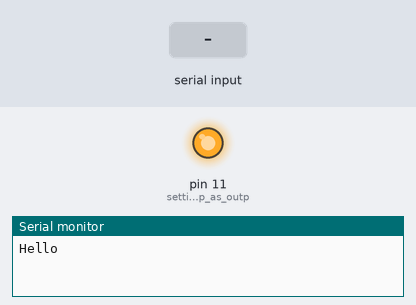
Recording of a sketch running on a simulated Arduino Mega 2560, built with avr-gcc and run on an emulated ATmega2560. Parts: output pins drawn as LEDs (lit = HIGH), the last lines printed to the serial monitor. The inputs (shaded band) are chosen by the test bench.

Above: at 7.2 s.
7.3 s: "1" received over the second serial link
At 7.6 s:
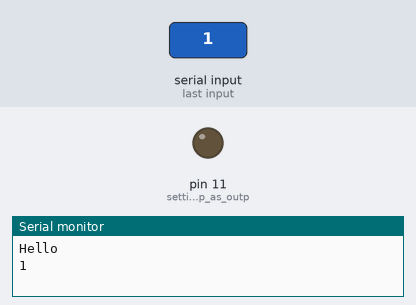
Timing chart, 0 to 10.3 s (numbered marks = the images above; inputs shaded):
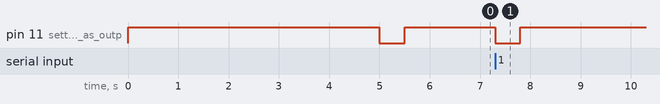

Measured:
- after the input at 7.3 s, pin 11 (setting_task_lamp_as_outp): HIGH → LOW at once, → HIGH 0.50 s later

The sketch:

XBee_Comm.ino
```cpp
/*****************************************************************
XBee_Comm.ino

Set up a software serial port to pass data between an XBee Shield
and the serial monitor.
Based on code found at https://learn.sparkfun.com/tutorials/xbee-shield-hookup-guide/example-communication-test
*****************************************************************/
// utilitarian function
// feel free to change if you want a different blink
void blink()
{
    digitalWrite(11, LOW);
    delay(500);
    digitalWrite(11, HIGH);
    delay(500);
}

void setup()
{
  // Set up both ports at 9600 baud.
  Serial.begin(9600);
  Serial1.begin(9600);
  pinMode(11, OUTPUT); // setting task lamp as output so we can blink it
  digitalWrite(11,HIGH); // turn off task lamp for now
  delay(5000); // wait 5 seconds, to let user start serial monitor window
  blink();
  Serial.write("Hello\n");   // on the serial monitor
  Serial1.write("How are you?\n");  // on the Xbee
}

void loop()
{
  if (Serial.available())
  { // If data comes in from serial monitor, send it out to XBee
    // if data present, blink
    while (Serial.available())
    {
      Serial1.write(Serial.read());
    }
    blink();
  }
  if (Serial1.available())
  { // If data comes in from XBee, send it out to serial monitor
    while (Serial1.available())
    {
      //Serial.write(Serial1.read());
      Serial.write(Serial1.read());
    }
    blink();
  }
}
```
